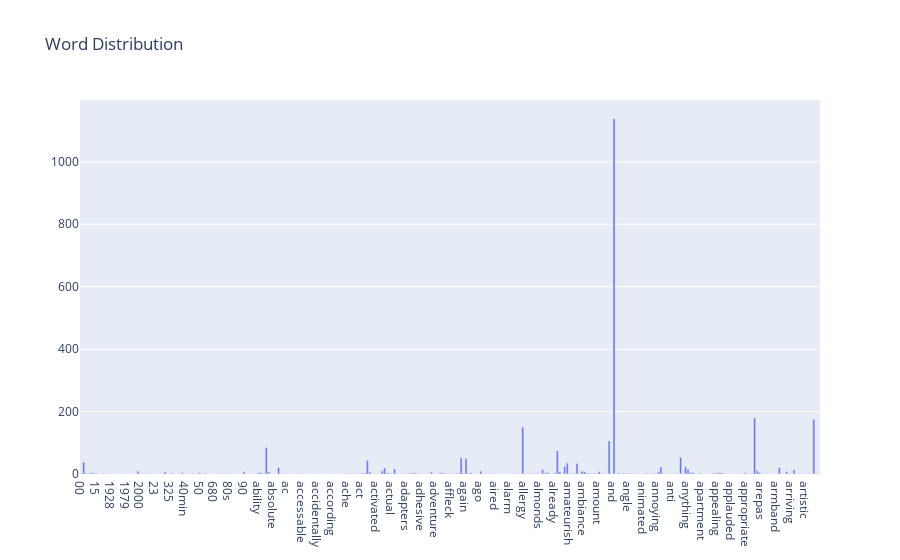

Notebook source saved alongside this figure:
### Code cell
# Use plotly for interactivity
import plotly.graph_objects as go
fig = go.Figure(
    data=[go.Bar(x=count_vect.get_feature_names_out()[:300], y=term_frequencies[:300])],
    layout_title_text="Word Distribution"
)
fig.show()

### Figure 1 — Plotly figure (JSON) as saved in the notebook; plotly's stock layout.template omitted (floating-point values rounded to 4 significant figures; data arrays with more than 128 entries replaced by an {"elided": "..."} marker saying what was removed)
{"data": [{"type": "bar", "x": {"elided": "300 str values"}, "y": {"elided": "300 int values"}}], "layout": {"title": {"text": "Word Distribution"}}}
